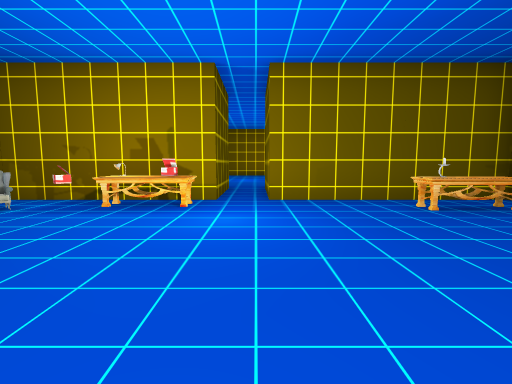
View 1 (above)

24 first-person views from a walk through a 3-D level made in the Unity game engine. The camera is 1.4 m above the floor, tilts 6° down and sees 85° across. The floor is counted in squares, 2 m on a side. Each view is taken from the middle of a square. On the plan, view 1 faces up. The plan holds only what a view shows up to about 9 squares ahead; the rest is blank. The place goes on beyond the plan. The player is left out. Door leaves are left out, so doorways stand open. Some surface patterns are stand-ins.

View 2
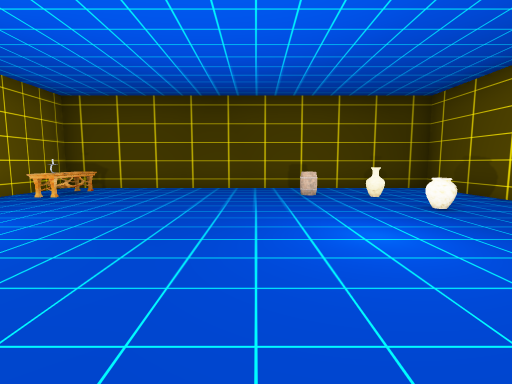

View 3
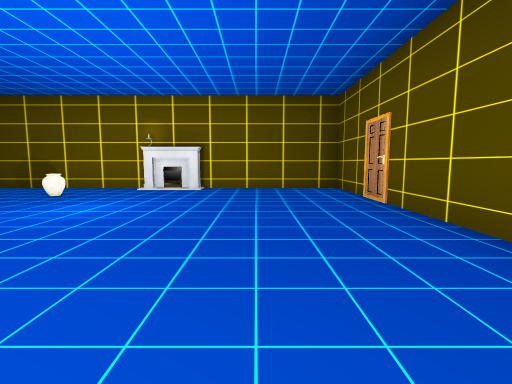

View 4
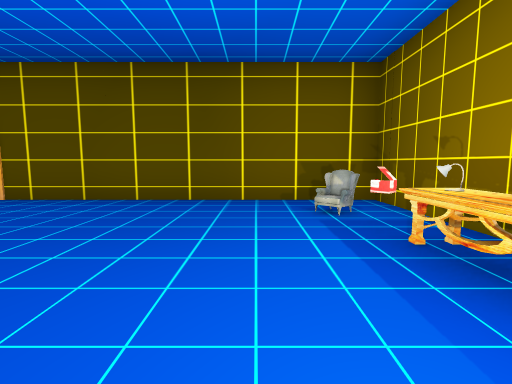

View 5
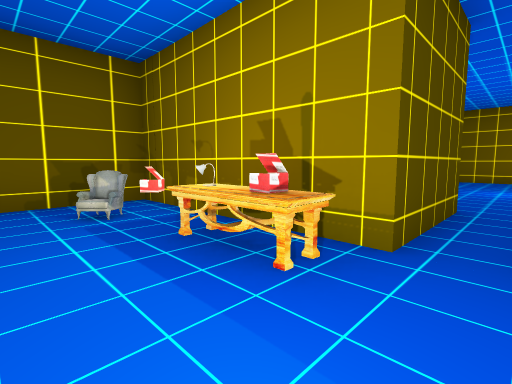

View 6
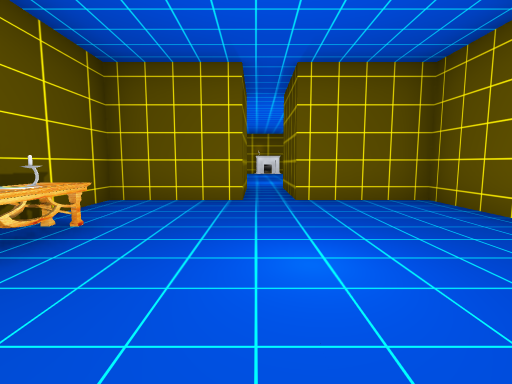

View 7
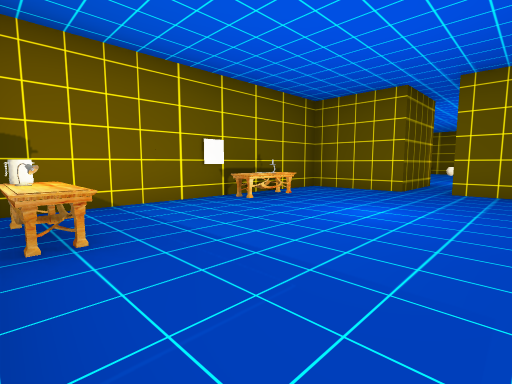

View 8
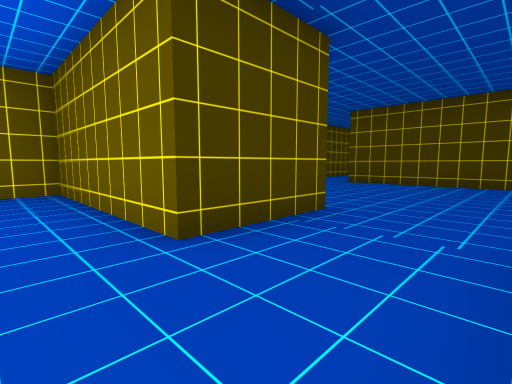

View 9
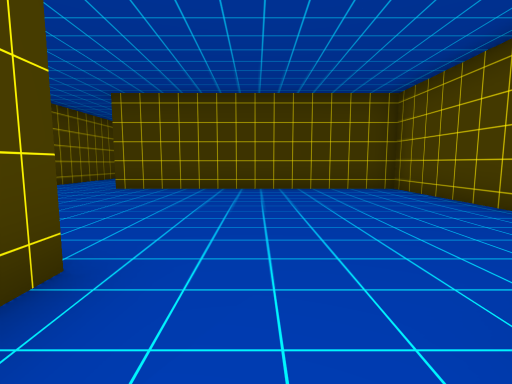

View 10
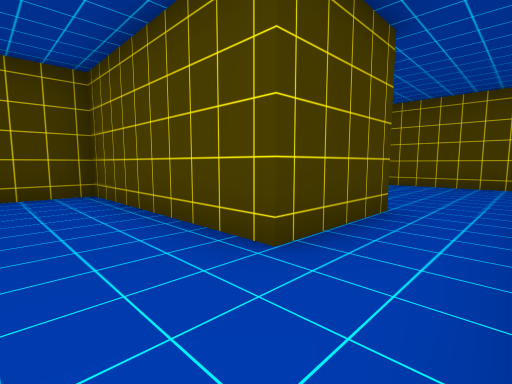

View 11
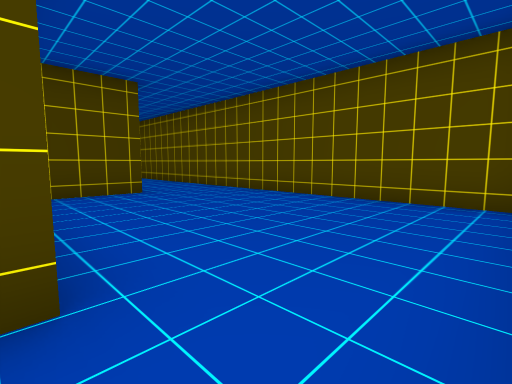

View 12
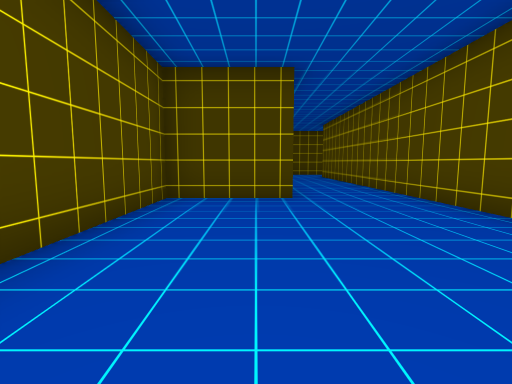

View 13
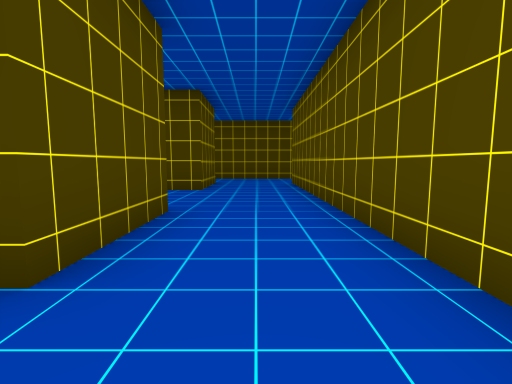

View 14
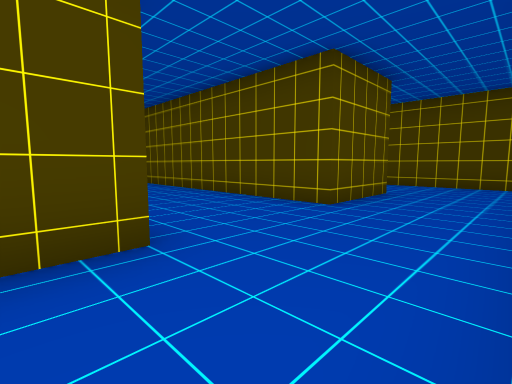

View 15
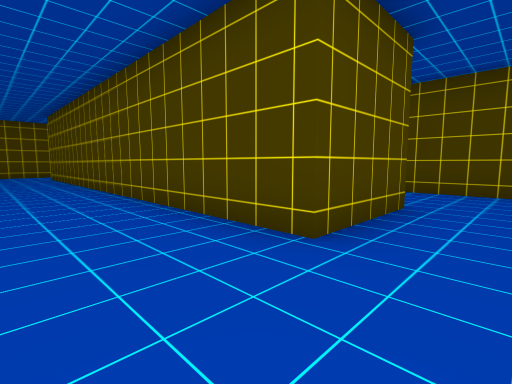

View 16
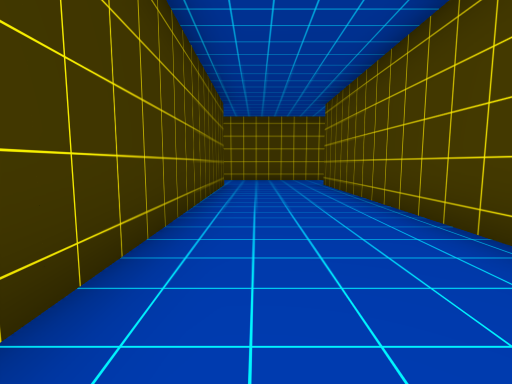

View 17
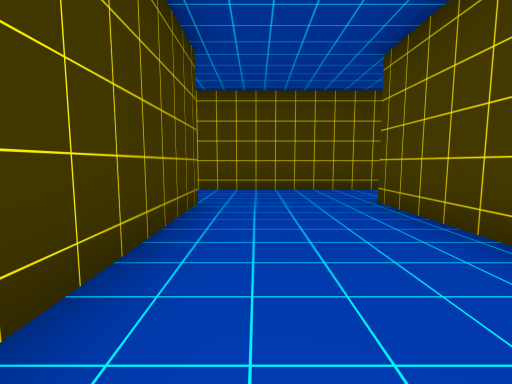

View 18
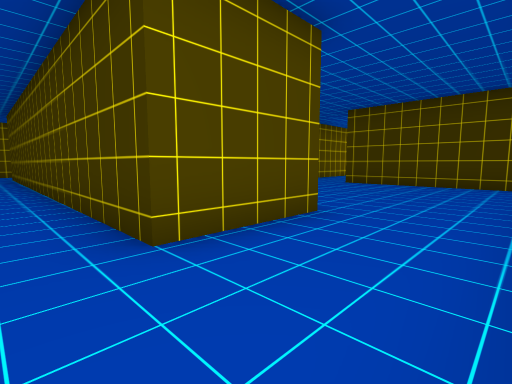

View 19
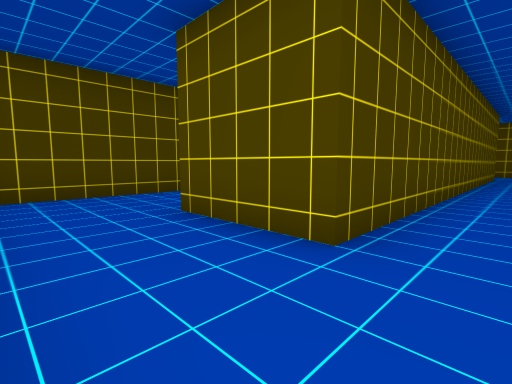

View 20
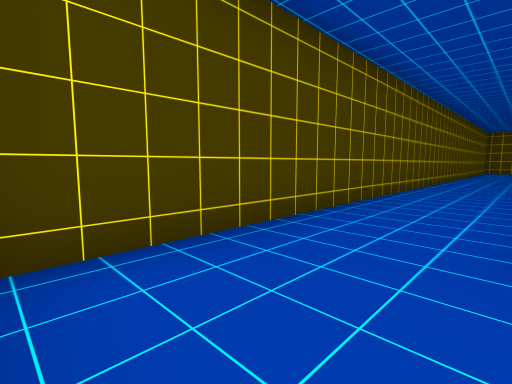

View 21
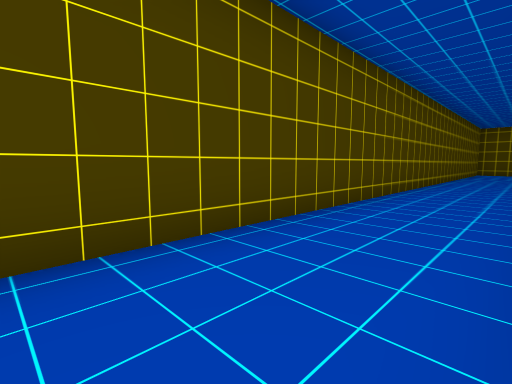

View 22
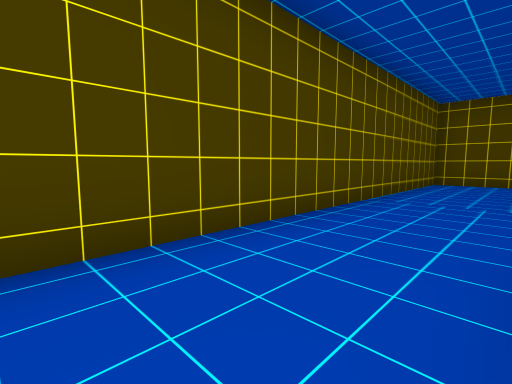

View 23
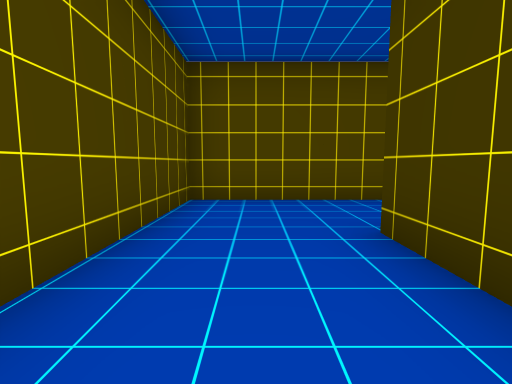

View 24
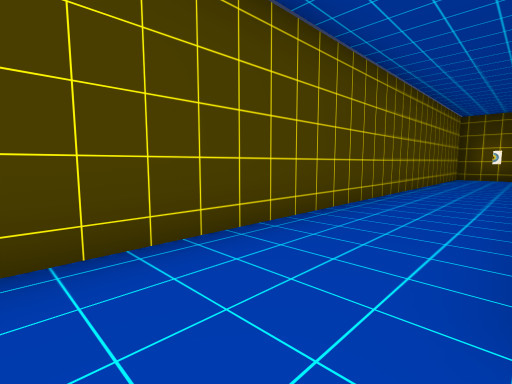

### Floor plan
Points are (right, up) in squares from view 1. A wall is a line through its corners. A room is listed if a view was taken in it or the views show most of it. See-through windows are left out.
Room 1 (views 1, 2, 3, 4, 5)
walls: (0, -4.8) (4.7, -4.8) (4.7, 5.3) (0.2, 5.3); (-2.6, 5.3) (-5.2, 5.3) (-5.2, -4.8) (-1.5, -4.8)
ways out: open door at (0, 5) to room 2
objects: armchair (-4, 4); ammo (-3, 4); lamp (-3, 5); table (-2, 5); fireplace (-1, -5); other object (-1, 5); vase (1, -3); vase (3, -2); barrel (3, -1); other object (3, 4); table (4, 4)
Room 2 (views 6, 7, 8, 9, 10, 11, 12, 13, 14, 15, 16, 17, 18, 19, 20, 21, 22, 23, 24)
walls: (-6.5, 20.2) (-6.5, 17.7) (-11.5, 17.7) (-11.5, 10.1) (-14, 10.1) (-14, 19.8); (-14.1, 22.7) (-11.5, 22.7) (-11.5, 20.2) (-7.9, 20.2); (-5.9, 12.8) (-3.3, 12.8) (-3.3, 7.8) (-0.7, 7.8) (-0.7, 5.4); (-5.7, 8.4) (-5.7, 11.6); (-5.1, 25.3) (-19, 25.3); (-19.8, 22.7) (-17.2, 22.7) (-17.2, 10.1) (-19.8, 10.1); (-18.2, 7.8) (-12.8, 7.8); (-19.7, 26.2) (-19.7, 27.8); (-10.4, 30.2) (-22.2, 30.2) (-22.2, 8); (0.2, 5.3) (0.2, 7.8) (2.7, 7.8) (2.7, 14.9)
ways out: open door at (0, 5) to room 1
objects: lamp (0, 15); table (1, 15); other object (2, 10); table (2, 11); cup (2, 15)

Positions as (right, up) in squares from view 1, and headings:
1: (0, 0), facing up
2: (-3, 0), facing right
3: (-3, 3), facing down
4: (0, 3), facing left
5: (0, 3), facing up-left
6: (0, 13), facing down
7: (-2, 15), facing down-right
8: (-2, 15), facing down-left
9: (-4, 14), facing left
10: (-5, 16), facing up-left
11: (-5, 20), facing up-left
12: (-6, 22), facing left
13: (-10, 24), facing left
14: (-13, 25), facing down-left
15: (-15, 24), facing down-left
16: (-15, 19), facing down
17: (-15, 15), facing down
18: (-15, 8), facing up-right
19: (-16, 8), facing up-left
20: (-20, 8), facing up-left
21: (-20, 11), facing up-left
22: (-20, 20), facing up-left
23: (-21, 25), facing up
24: (-21, 28), facing up-right
